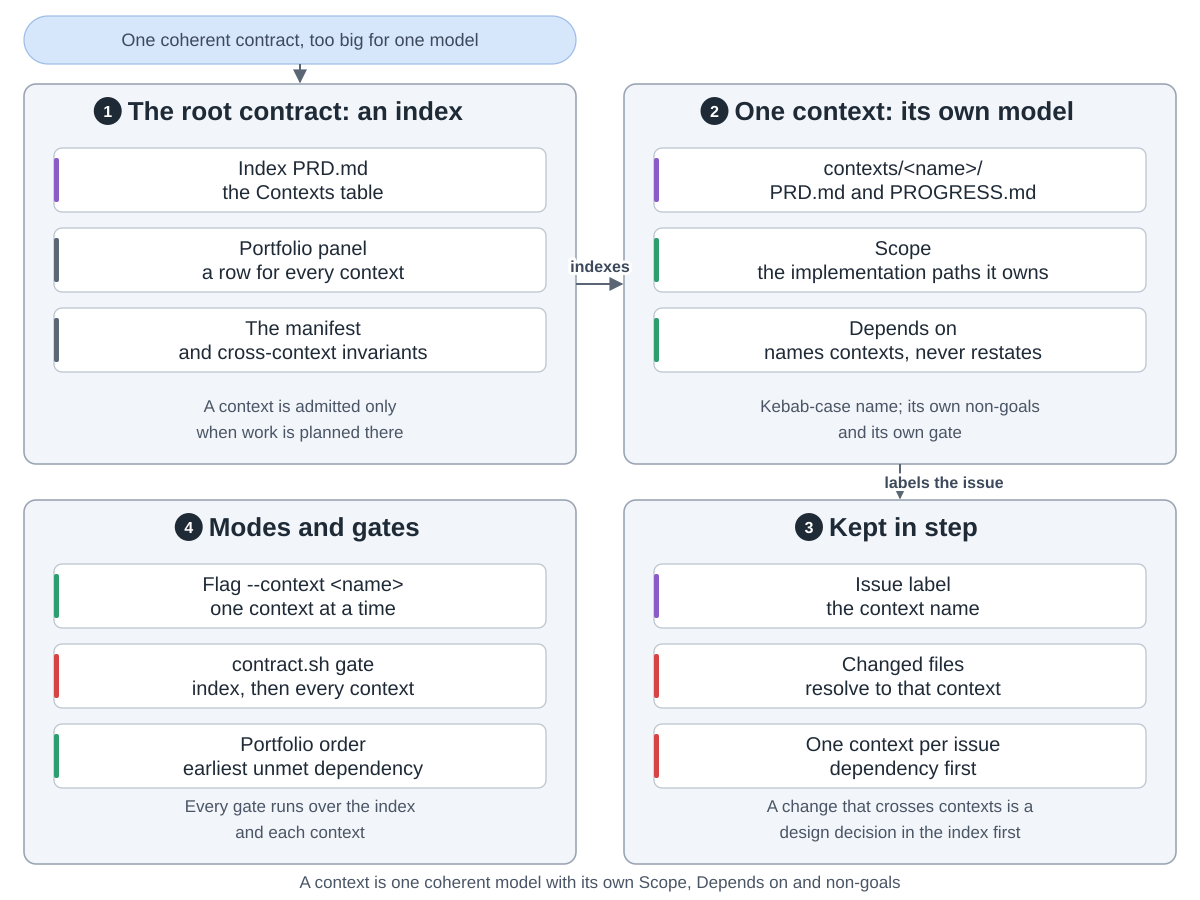

Write Python code to recreate this figure.
"""Partitioned contracts: one product contract split into a root index and per-context models.
Drawn from maximalfocus/idd-skills at commit f905928 (README.md, CONSTITUTION.md Articles 1 and 7,
skills/idd-plan/SKILL.md, skills/idd-plan/scripts/contract.sh, skills/idd-issue/SKILL.md,
skills/idd-implement/SKILL.md, skills/idd-land/SKILL.md, skills/idd-acceptance/SKILL.md).
Run: python3 contexts.py

Group 1 is the root index, group 2 one context, group 3 keeps issues and files in step, group 4 the
modes and gates."""
import sys
from pathlib import Path

sys.path.insert(0, str(Path(__file__).resolve().parents[2] / "tools"))
from archdiagram import Diagram  # noqa: E402

d = Diagram("idd-skills contexts",
            "One coherent product contract can be too big for one model; then the private PRD splits "
            "into contexts. The root PRD.md is the index: a Contexts table, a portfolio panel with a "
            "row for every context, and the manifest and cross-context invariants. A context is "
            "admitted only when work is planned there, and it is one coherent model with its own Scope "
            "of implementation paths, a Depends on list naming the contexts it references without "
            "restating them, and its own non-goals. An issue carries its context's name as a label, "
            "changed files must resolve to that context, and one context per issue goes dependency "
            "first; a change that crosses contexts is a design decision in the index first. The "
            "--context flag works on one context at a time, the contract gate runs over the index and "
            "then every context, and the portfolio order picks the earliest unmet dependency.")

L, R, W = 24, 624, 552
T1, H1 = 84, 380
T2, H2 = 500, 364
CW, CH, GAP = 492, 64, 16


def column(x, top, cards, gap=GAP):
    for i, (lbl, kind) in enumerate(cards):
        d.card(x + 30, top + 64 + i * (CH + gap), lbl, kind, w=CW, h=CH)


def notes(x, top, h, a, b):
    d.note(x + W / 2, top + h - 52, a)
    d.note(x + W / 2, top + h - 26, b)


d.pill(L, 16, W, 48, "One coherent contract, too big for one model")
d.arrow(f"M{L + W / 2} 64V{T1 - 2}")

d.group(L, T1, W, H1, "The root contract: an index", 1)
column(L, T1, [("Index PRD.md|the Contexts table", "write"),
               ("Portfolio panel|a row for every context", "data"),
               ("The manifest|and cross-context invariants", "data")])
notes(L, T1, H1, "A context is admitted only", "when work is planned there")

d.group(R, T1, W, H1, "One context: its own model", 2)
column(R, T1, [("contexts/<name>/|PRD.md and PROGRESS.md", "write"),
               ("Scope|the implementation paths it owns", "plan"),
               ("Depends on|names contexts, never restates", "plan")])
notes(R, T1, H1, "Kebab-case name; its own non-goals", "and its own gate")

d.group(R, T2, W, H2, "Kept in step", 3)
column(R, T2, [("Issue label|the context name", "write"),
               ("Changed files|resolve to that context", "review"),
               ("One context per issue|dependency first", "review")])
notes(R, T2, H2, "A change that crosses contexts is a", "design decision in the index first")

d.group(L, T2, W, H2, "Modes and gates", 4)
column(L, T2, [("Flag --context <name>|one context at a time", "plan"),
               ("contract.sh gate|index, then every context", "review"),
               ("Portfolio order|earliest unmet dependency", "plan")])
notes(L, T2, H2, "Every gate runs over the index", "and each context")

d.arrow(f"M{L + W} {T1 + 200}H{R - 2}", label="indexes", at=(600, T1 + 188))
d.arrow(f"M{R + W / 2} {T1 + H1}V{T2 - 2}", label="labels the issue", at=(R + W / 2 + 44, T1 + H1 + 24))

d.note(600, 888, "A context is one coherent model with its own Scope, Depends on and non-goals")

d.save(Path(__file__).with_name("contexts.svg"))
